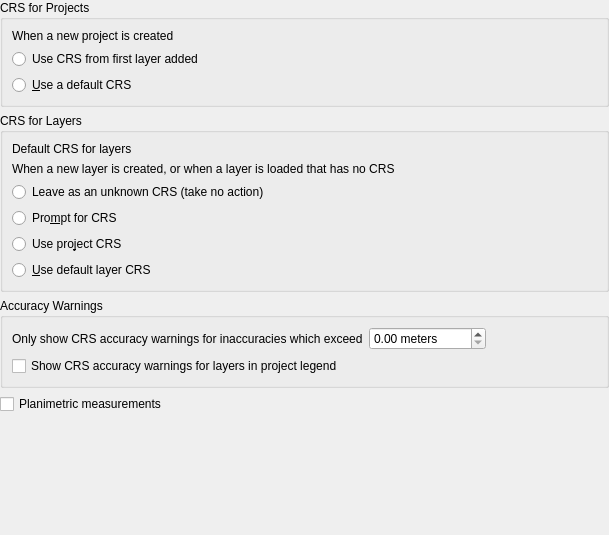
             <widget class="QWidget" name="mOptionsScrollAreaContents_08">
              <property name="geometry">
               <rect>
                <x>0</x>
                <y>0</y>
                <width>609</width>
                <height>535</height>
               </rect>
              </property>
              <layout class="QGridLayout" name="gridLayout_15">
               <property name="leftMargin">
                <number>0</number>
               </property>
               <property name="topMargin">
                <number>0</number>
               </property>
               <property name="rightMargin">
                <number>0</number>
               </property>
               <property name="bottomMargin">
                <number>0</number>
               </property>
               <item row="3" column="0">
                <widget class="QgsCollapsibleGroupBox" name="grpProjectionBehavior">
                 <property name="title">
                  <string>CRS for Layers</string>
                 </property>
                 <layout class="QGridLayout" name="gridLayout_14" columnstretch="0,1">
                  <item row="0" column="1">
                   <widget class="QgsProjectionSelectionWidget" name="leLayerGlobalCrs" native="true">
                    <property name="enabled">
                     <bool>true</bool>
                    </property>
                    <property name="focusPolicy">
                     <enum>Qt::StrongFocus</enum>
                    </property>
                   </widget>
                  </item>
                  <item row="1" column="0" colspan="2">
                   <widget class="QLabel" name="label_8">
                    <property name="sizePolicy">
                     <sizepolicy hsizetype="Preferred" vsizetype="Maximum">
                      <horstretch>0</horstretch>
                      <verstretch>0</verstretch>
                     </sizepolicy>
                    </property>
                    <property name="text">
                     <string>When a new layer is created, or when a layer is loaded that has no CRS</string>
                    </property>
                    <property name="wordWrap">
                     <bool>true</bool>
                    </property>
                   </widget>
                  </item>
                  <item row="4" column="0" colspan="2">
                   <widget class="QRadioButton" name="radUseProjectProjection">
                    <property name="text">
                     <string>Use pro&amp;ject CRS</string>
                    </property>
                   </widget>
                  </item>
                  <item row="0" column="0">
                   <widget class="QLabel" name="label_16">
                    <property name="text">
                     <string>Default CRS for layers</string>
                    </property>
                   </widget>
                  </item>
                  <item row="5" column="0" colspan="2">
                   <widget class="QRadioButton" name="radUseGlobalProjection">
                    <property name="text">
                     <string>&amp;Use default layer CRS</string>
                    </property>
                   </widget>
                  </item>
                  <item row="3" column="0" colspan="2">
                   <widget class="QRadioButton" name="radPromptForProjection">
                    <property name="text">
                     <string>Pro&amp;mpt for CRS</string>
                    </property>
                   </widget>
                  </item>
                  <item row="2" column="0">
                   <widget class="QRadioButton" name="radCrsNoAction">
                    <property name="text">
                     <string>Leave as an unknown CRS (take no action)</string>
                    </property>
                   </widget>
                  </item>
                 </layout>
                </widget>
               </item>
               <item row="5" column="0">
                <widget class="QCheckBox" name="mPlanimetricMeasurementsComboBox">
                 <property name="text">
                  <string>Planimetric measurements</string>
                 </property>
                </widget>
               </item>
               <item row="6" column="0">
                <spacer name="verticalSpacer">
                 <property name="orientation">
                  <enum>Qt::Vertical</enum>
                 </property>
                 <property name="sizeHint" stdset="0">
                  <size>
                   <width>20</width>
                   <height>40</height>
                  </size>
                 </property>
                </spacer>
               </item>
               <item row="2" column="0">
                <widget class="QgsCollapsibleGroupBox" name="grpProjectProjection">
                 <property name="title">
                  <string>CRS for Projects</string>
                 </property>
                 <layout class="QGridLayout" name="gridLayout_27" columnstretch="0,1">
                  <item row="0" column="0" colspan="2">
                   <widget class="QLabel" name="label_42">
                    <property name="sizePolicy">
                     <sizepolicy hsizetype="Preferred" vsizetype="Maximum">
                      <horstretch>0</horstretch>
                      <verstretch>0</verstretch>
                     </sizepolicy>
                    </property>
                    <property name="text">
                     <string>When a new project is created</string>
                    </property>
                    <property name="wordWrap">
                     <bool>true</bool>
                    </property>
                   </widget>
                  </item>
                  <item row="2" column="1">
                   <widget class="QgsProjectionSelectionWidget" name="leProjectGlobalCrs" native="true">
                    <property name="minimumSize">
                     <size>
                      <width>0</width>
                      <height>5</height>
                     </size>
                    </property>
                    <property name="focusPolicy">
                     <enum>Qt::StrongFocus</enum>
                    </property>
                   </widget>
                  </item>
                  <item row="2" column="0">
                   <widget class="QRadioButton" name="radProjectUseDefaultCrs">
                    <property name="text">
                     <string>&amp;Use a default CRS</string>
                    </property>
                   </widget>
                  </item>
                  <item row="1" column="0" colspan="2">
                   <widget class="QRadioButton" name="radProjectUseCrsOfFirstLayer">
                    <property name="text">
                     <string>Use CRS from first layer added</string>
                    </property>
                   </widget>
                  </item>
                 </layout>
                </widget>
               </item>
               <item row="4" column="0">
                <widget class="QgsCollapsibleGroupBox" name="groupBox_26">
                 <property name="title">
                  <string>Accuracy Warnings</string>
                 </property>
                 <layout class="QGridLayout" name="gridLayout_37" columnstretch="0,1,2">
                  <item row="0" column="2">
                   <spacer name="horizontalSpacer_23">
                    <property name="orientation">
                     <enum>Qt::Horizontal</enum>
                    </property>
                    <property name="sizeHint" stdset="0">
                     <size>
                      <width>40</width>
                      <height>20</height>
                     </size>
                    </property>
                   </spacer>
                  </item>
                  <item row="0" column="1">
                   <widget class="QgsDoubleSpinBox" name="mCrsAccuracySpin">
                    <property name="toolTip">
                     <string>If the inherent inaccuracy in a selected CRS exceeds this threshold a warning message will be shown</string>
                    </property>
                    <property name="suffix">
                     <string> meters</string>
                    </property>
                    <property name="maximum">
                     <double>10000.000000000000000</double>
                    </property>
                   </widget>
                  </item>
                  <item row="0" column="0">
                   <widget class="QLabel" name="label_71">
                    <property name="text">
                     <string>Only show CRS accuracy warnings for inaccuracies which exceed</string>
                    </property>
                   </widget>
                  </item>
                  <item row="1" column="0" colspan="3">
                   <widget class="QCheckBox" name="mCrsAccuracyIndicatorCheck">
                    <property name="toolTip">
                     <string>If checked, a warning icon will show next to any map layers with CRS accuracy warnings</string>
                    </property>
                    <property name="text">
                     <string>Show CRS accuracy warnings for layers in project legend</string>
                    </property>
                   </widget>
                  </item>
                 </layout>
                </widget>
               </item>
              </layout>
             </widget>
